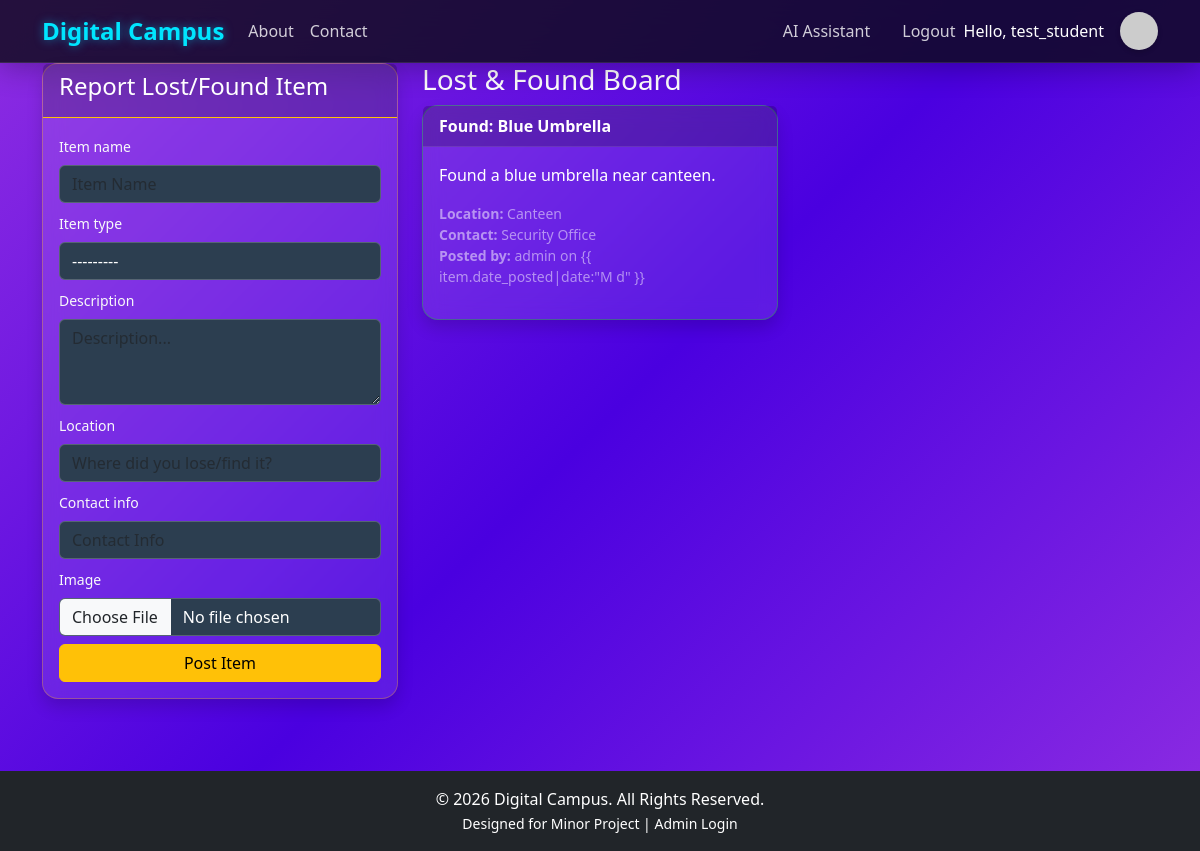
The app's page /lost-and-found/ (signed in), older data.
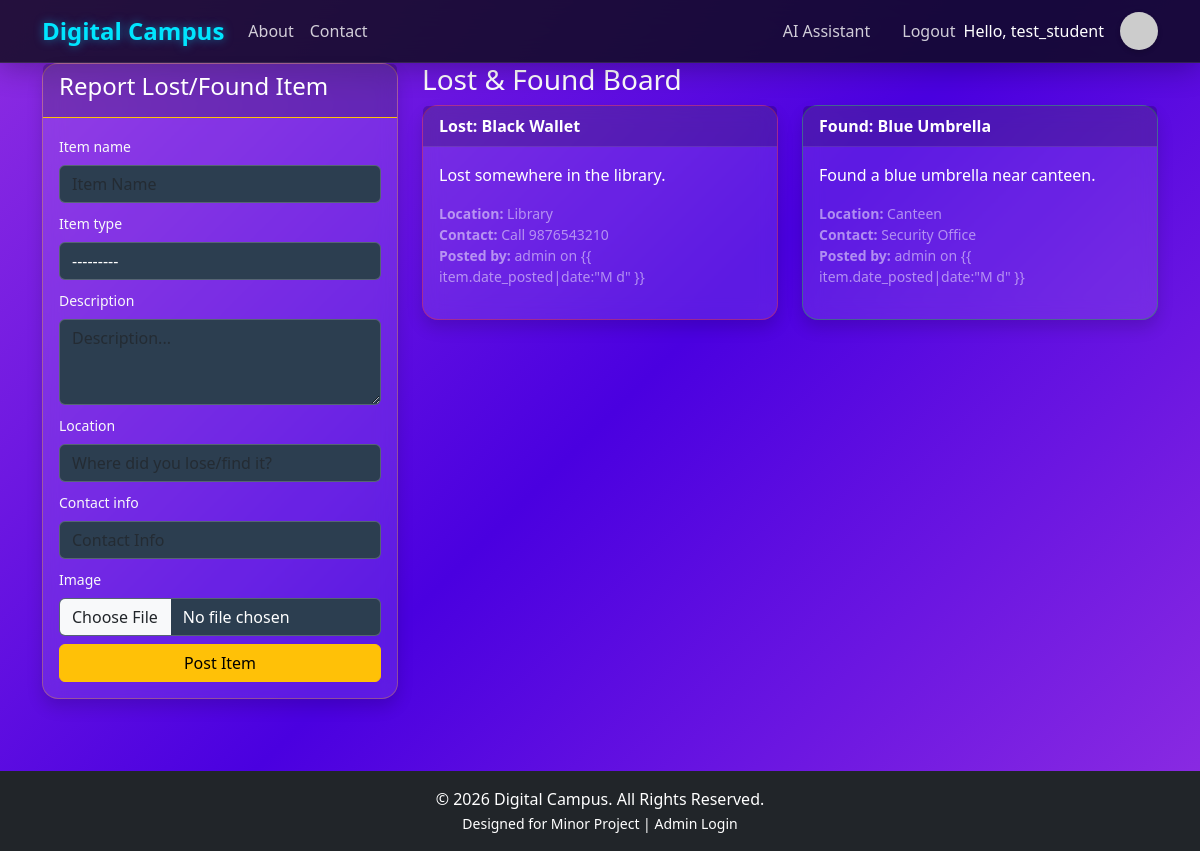
The same page, newer data.
### core/models.py (models this page shows, shortened)
class LostFoundItem(models.Model):
    TYPE_CHOICES = (
        ('Lost', 'Lost'),
        ('Found', 'Found'),
    )
    item_name = models.CharField(max_length=100)
    description = models.TextField()
    location = models.CharField(max_length=100)
    item_type = models.CharField(max_length=10, choices=TYPE_CHOICES)
    contact_info = models.CharField(max_length=100)
    posted_by = models.ForeignKey(User, on_delete=models.CASCADE)
    date_posted = models.DateTimeField(auto_now_add=True)
    image = models.ImageField(upload_to='lost_found_images/', blank=True, null=True)

class User(AbstractUser):
    ROLE_CHOICES = (
        ('student', 'Student'),
        ('teacher', 'Teacher'),
        ('admin', 'Admin'),
        ('driver', 'Driver'),
    )
    role = models.CharField(max_length=10, choices=ROLE_CHOICES, default='student')
    profile_pic = models.ImageField(upload_to='profile_pics/', blank=True, null=True)
    def is_admin(self):
        return self.role == 'admin'
    @property
    def display_name(self):
        full_name = f"{self.first_name} {self.last_name}".strip()
        return full_name if full_name else self.username

### core/views.py (the view)
# urls.py: path('lost-and-found/', views.lost_found_list, name='lost_found_list'),
@login_required
def lost_found_list(request):
    items = LostFoundItem.objects.all().order_by('-date_posted')
    if request.method == 'POST':
        form = LostFoundForm(request.POST, request.FILES)
        if form.is_valid():
            item = form.save(commit=False)
            item.posted_by = request.user
            item.save()
            return redirect('lost_found_list')
    else:
        form = LostFoundForm()
    return render(request, 'core/lost_found_list.html', {'items': items, 'form': form})

### core/forms.py
class LostFoundForm(forms.ModelForm):
    class Meta:
        model = LostFoundItem
        fields = ['item_name', 'item_type', 'description', 'location', 'contact_info', 'image']
        widgets = {
            'item_name': forms.TextInput(attrs={'class': 'form-control', 'placeholder': 'Item Name'}),
            'item_type': forms.Select(attrs={'class': 'form-control'}),
            'description': forms.Textarea(attrs={'class': 'form-control', 'placeholder': 'Description...', 'rows': 3}),
            'location': forms.TextInput(attrs={'class': 'form-control', 'placeholder': 'Where did you lose/find it?'}),
            'contact_info': forms.TextInput(attrs={'class': 'form-control', 'placeholder': 'Contact Info'}),
            'image': forms.ClearableFileInput(attrs={'class': 'form-control'}),
        }

### templates/core/lost_found_list.html (shortened to what this page needs)
{% extends 'base.html' %}
{% block content %}
<div class="row">
    <div class="col-md-4">
        <div class="card shadow mb-4"
            style="background: rgba(255, 255, 255, 0.1); backdrop-filter: blur(10px); border: 1px solid rgba(255, 193, 7, 0.3);">
            <div class="card-header border-bottom border-warning text-white"
                style="background: rgba(255, 193, 7, 0.2);">
                <h4>Report Lost/Found Item</h4>
            </div>
            <div class="card-body">
                <form method="post" enctype="multipart/form-data">
                    {% for field in form %}
                    <div class="mb-2">
                        <label class="form-label small text-light">{{ field.label }}</label>
                        {{ field }}
                    </div>
                    {% endfor %}
                    <button type="submit" class="btn btn-warning w-100">Post Item</button>
                </form>
            </div>
        </div>
    </div>
    <div class="col-md-8">
        <h3>Lost & Found Board</h3>
        <div class="row">
            {% for item in items %}
            <div class="col-md-6 mb-3">
                <div class="card h-100 shadow"
                    style="background: rgba(255, 255, 255, 0.1); backdrop-filter: blur(10px); border: 1px solid {% if item.item_type == 'Lost' %}rgba(220, 53, 69, 0.5){% else %}rgba(40, 167, 69, 0.5){% endif %};">
                    <div class="card-header text-white"
                        style="background: {% if item.item_type == 'Lost' %}rgba(220, 53, 69, 0.2){% else %}rgba(40, 167, 69, 0.2){% endif %}; border-bottom: 1px solid rgba(255,255,255,0.1);">
                        {{ item.item_type }}: {{ item.item_name }}
                    </div>
                    <div class="card-body text-white">
                        <p class="card-text">{{ item.description }}</p>
                        <p class="small text-white-50">
                            <strong>Location:</strong> {{ item.location }}<br>
                            <strong>Contact:</strong> {{ item.contact_info }}<br>
                            <strong>Posted by:</strong> {{ item.posted_by.username }} on {{ item.date_posted|date:"M d"
                            }}
                        </p>
                    </div>
                </div>
            </div>
            {% empty %}
            <div class="col-12">
                <div class="alert alert-secondary"
                    style="background: rgba(255,255,255,0.1); border: 1px solid rgba(255,255,255,0.1); color: #fff;">No
                    items reported yet.</div>
            </div>
            {% endfor %}
        </div>
    </div>
</div>
{% endblock %}

Row changes from the older to the newer data that the page shows:
added LostFoundItem: item_type "Lost", item_name "Black Wallet", description "Lost somewhere in the library.", location "Library", contact_info "Call 9876543210", posted_by.username "admin"
